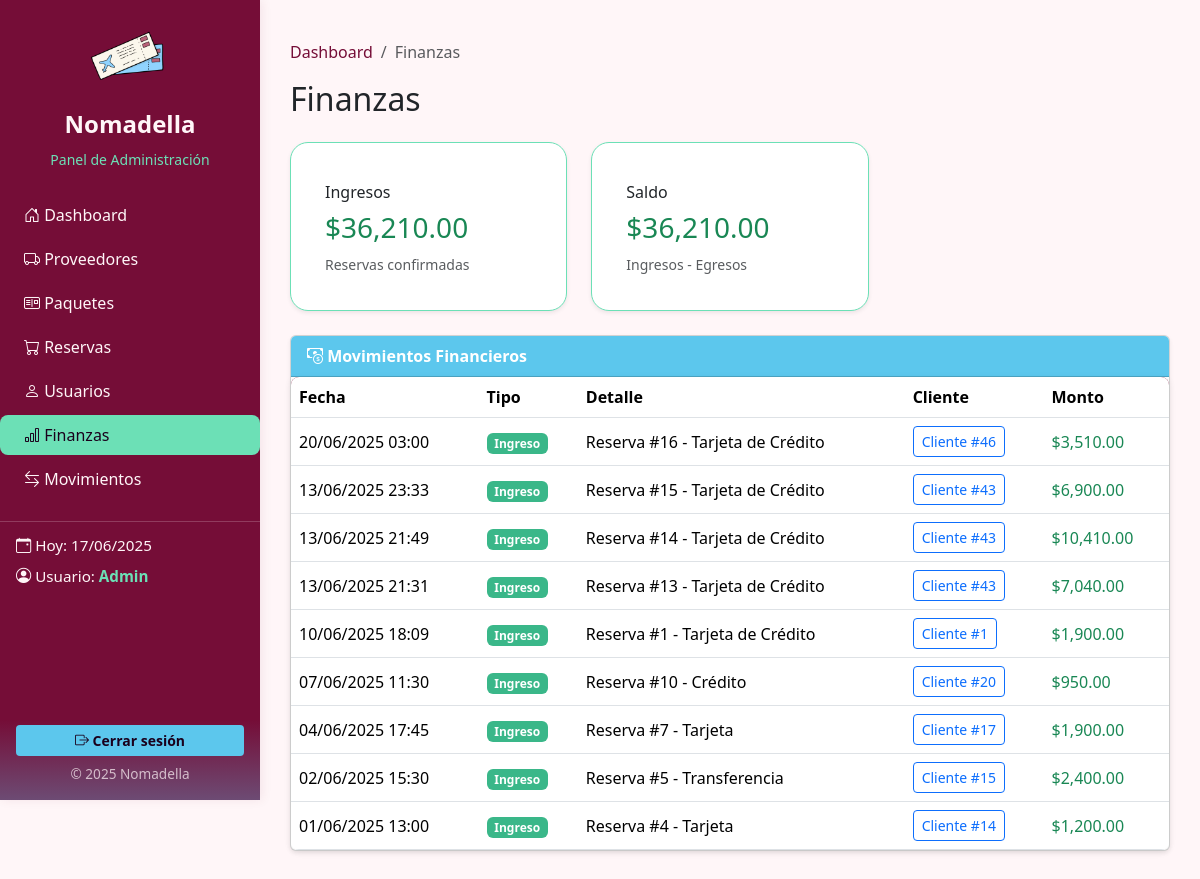
Before: /dashboard/finanzas.php (signed in) with the older database file.
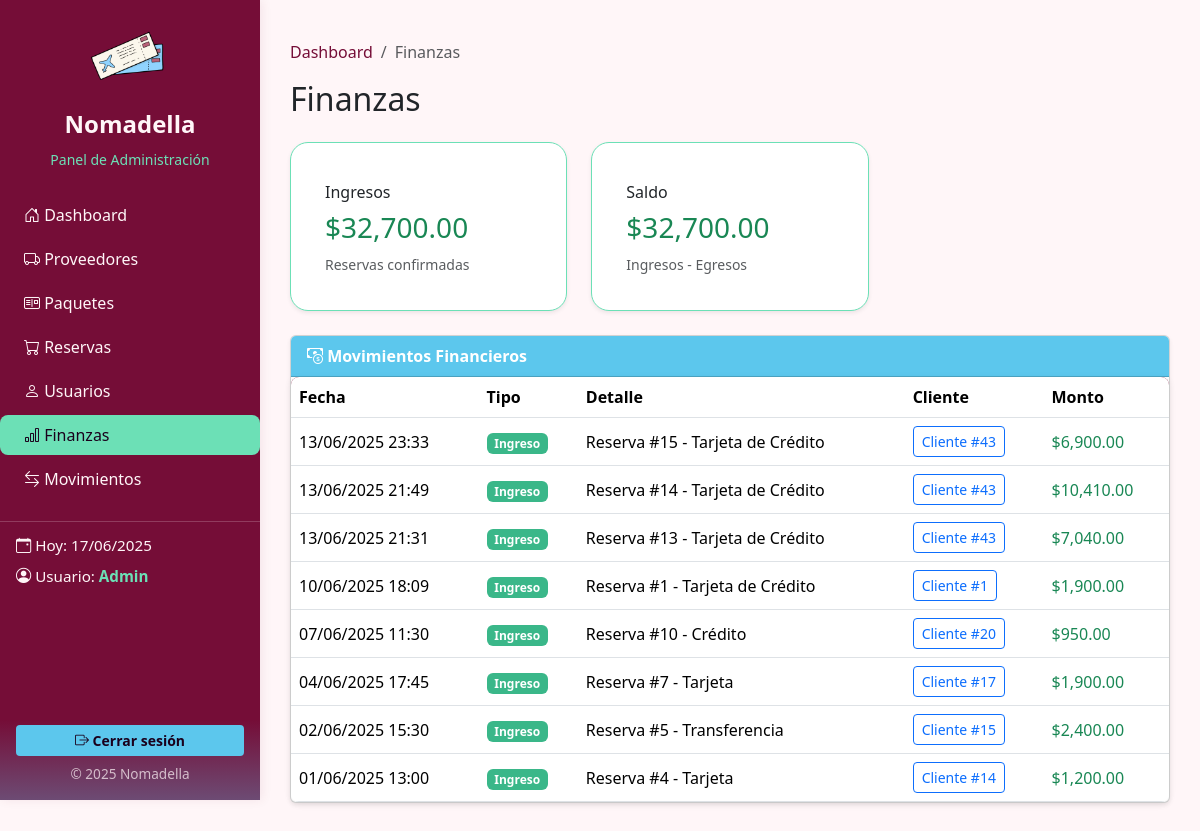
After: the same page with the newer database file.
### tables this page shows
CREATE TABLE `ordenes` (
  `id_orden` int(11) NOT NULL,
  `id_usuario` int(11) DEFAULT NULL,
  `fecha_orden` timestamp NOT NULL DEFAULT current_timestamp() ON UPDATE current_timestamp(),
  `total` decimal(12,2) DEFAULT NULL,
  `estado` varchar(20) DEFAULT NULL,
  `medio_pago` varchar(100) DEFAULT NULL,
  `datos_facturacion` varchar(200) DEFAULT NULL
);

### dashboard/finanzas.php (the view, shortened to what this page needs)
<?php
include 'conexion.php';
$total_ingresos_query = "
    SELECT COALESCE(SUM(total), 0) AS total
    FROM ordenes
    WHERE LOWER(estado) = 'confirmada'
";
$total_ingresos_result = $conn->query($total_ingresos_query);
$total_ingresos = $total_ingresos_result->fetch_assoc()['total'];
$saldo = $total_ingresos - $total_egresos;
$movimientos_query = "
    SELECT
        id_orden,
        fecha_orden,
        total,
        estado,
        medio_pago,
        id_usuario
    FROM ordenes
    WHERE LOWER(estado) = 'confirmada'
    ORDER BY fecha_orden DESC
    LIMIT 50
";
$movimientos = $conn->query($movimientos_query);
?>
<!DOCTYPE html>
<html lang="es">
<head>
    <link rel="stylesheet" href="https://cdn.jsdelivr.net/npm/bootstrap@5.3.2/dist/css/bootstrap.min.css">
    <link href="https://cdn.jsdelivr.net/npm/bootstrap-icons/font/bootstrap-icons.css" rel="stylesheet">
    <link rel="stylesheet" href="/nomadella/css/apartados.css">
</head>
<body>
<?php include 'sidebar.php'; ?>
<div class="main-content">
    <nav aria-label="breadcrumb">
        <ol class="breadcrumb">
            <li class="breadcrumb-item"><a href="dashboard.php">Dashboard</a></li>
            <li class="breadcrumb-item active" aria-current="page">Finanzas</li>
        </ol>
    </nav>
    <h2 class="mb-4">Finanzas</h2>
    <div class="row g-4 mb-4">
        <div class="col-md-4">
            <div class="card card-kpi shadow-sm">
                <div class="card-body">
                    <h6 class="card-title">Ingresos</h6>
                    <h3 class="text-success">$<?= number_format($total_ingresos, 2) ?></h3>
                    <small class="text-muted">Reservas confirmadas</small>
                </div>
            </div>
        </div>
        <div class="col-md-4">
            <div class="card card-kpi shadow-sm">
                <div class="card-body">
                    <h6 class="card-title">Saldo</h6>
                    <h3 class="<?= $saldo >= 0 ? 'text-success' : 'text-danger' ?>">$<?= number_format($saldo, 2) ?></h3>
                    <small class="text-muted">Ingresos - Egresos</small>
                </div>
            </div>
        </div>
    </div>
    <div class="card shadow-sm">
        <div class="card-header">
            <i class="bi bi-cash-coin"></i> Movimientos Financieros
        </div>
        <div class="card-body p-0">
            <div class="table-responsive">
                <table class="table table-hover align-middle mb-0">
                    <thead>
                        <tr>
                            <th>Fecha</th>
                            <th>Tipo</th>
                            <th>Detalle</th>
                            <th>Cliente</th>
                            <th>Monto</th>
                        </tr>
                    </thead>
                    <tbody>
                        <?php if ($movimientos && $movimientos->num_rows > 0): ?>
                            <?php while ($m = $movimientos->fetch_assoc()): ?>
                                <tr>
                                    <td><?= date('d/m/Y H:i', strtotime($m['fecha_orden'])) ?></td>
                                    <td><span class="badge badge-ingreso">Ingreso</span></td>
                                    <td><?= "Reserva #" . htmlspecialchars($m['id_orden']) . " - " . htmlspecialchars($m['medio_pago']) ?></td>
                                    <td>
                                        <a href="clientes.php?highlight=<?= $m['id_usuario'] ?>" class="btn btn-outline-primary btn-sm">
                                            Cliente #<?= $m['id_usuario'] ?>
                                        </a>
                                    </td>
                                    <td class="text-success">$<?= number_format($m['total'], 2) ?></td>
                                </tr>
                            <?php endwhile; ?>
                        <?php else: ?>
                            <tr><td colspan="5" class="text-center">No hay movimientos registrados.</td></tr>
                        <?php endif; ?>
                    </tbody>
                </table>
            </div>
        </div>
    </div>
</div>
</body>
</html>

Changed rows visible on the page:
no longer on this page (row edited): ordenes: fecha_orden "20/06/2025 03:00", id_orden "16", medio_pago "Tarjeta de Crédito", id_usuario "46", total "3,510.00"
Other visible differences:
$total_ingresos: "36,210.00" → "32,700.00"
$saldo: "36,210.00" → "32,700.00"
